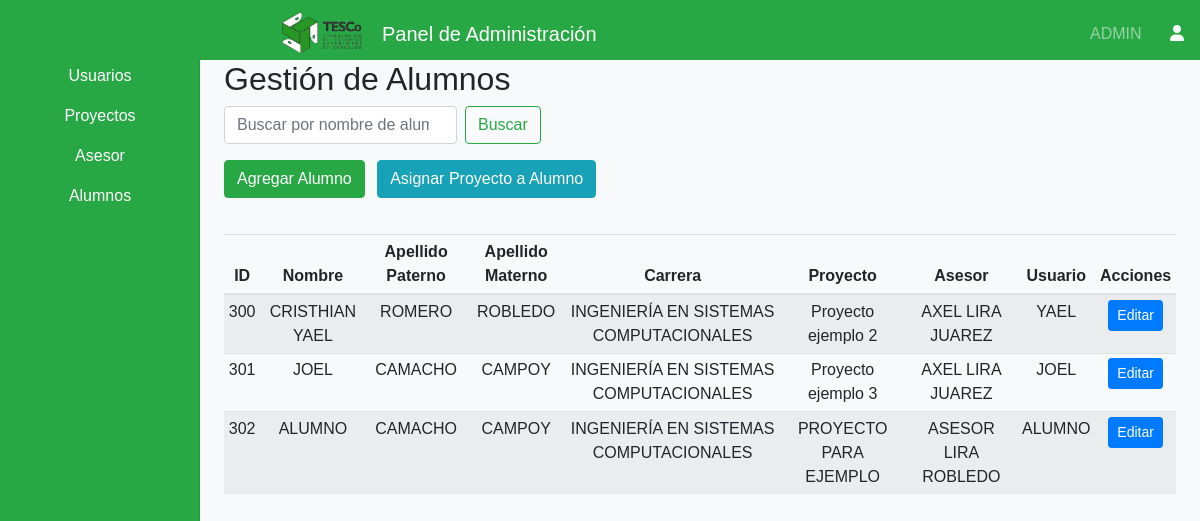
Page /views/admin/dashboardAdminAlumnos.php (signed in) on the earlier database version.
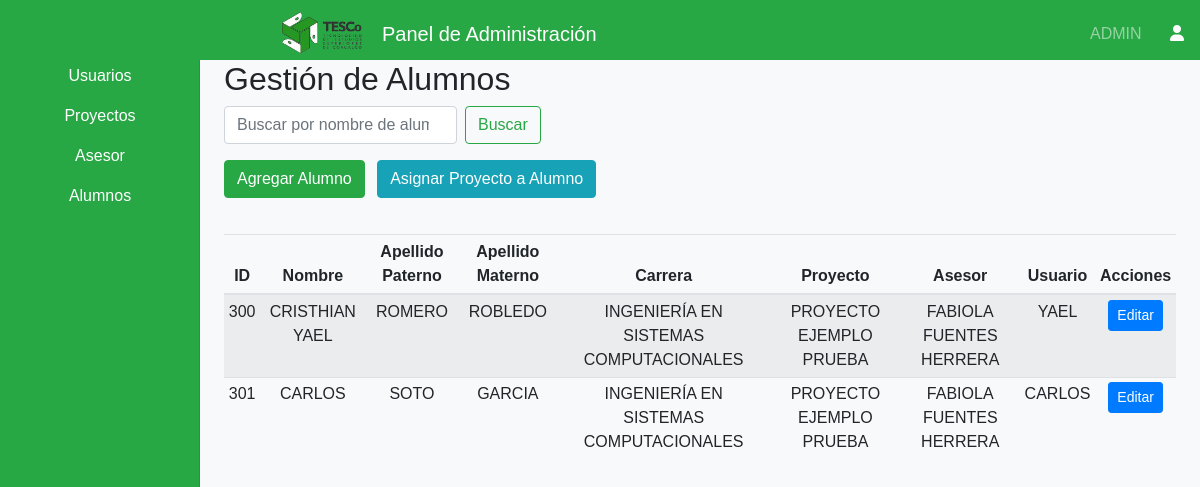
Same page on the later database version.
### tables this page shows
CREATE TABLE IF NOT EXISTS `alumno` (
  `ID_Alumno` int NOT NULL AUTO_INCREMENT,
  `Nombres` varchar(100) NOT NULL,
  `Apellido_Paterno` varchar(100) NOT NULL,
  `Apellido_Materno` varchar(100) NOT NULL,
  `Carrera` int DEFAULT NULL,
  `Proyecto` int DEFAULT NULL,
  `Asesor` int DEFAULT NULL,
  `Calendario_Revisiones` text,
  `Rol` int DEFAULT NULL,
  `ID_Usuario` int DEFAULT NULL,
  PRIMARY KEY (`ID_Alumno`),
  KEY `fk_alumno_carrera` (`Carrera`),
  KEY `fk_alumno_proyecto` (`Proyecto`),
  KEY `fk_alumno_asesor` (`Asesor`),
  KEY `fk_alumno_rol` (`Rol`),
  KEY `fk_alumno_usuario` (`ID_Usuario`)
);

CREATE TABLE IF NOT EXISTS `carrera` (
  `ID_Carrera` int NOT NULL AUTO_INCREMENT,
  `Nombre_Carrera` varchar(100) NOT NULL,
  PRIMARY KEY (`ID_Carrera`)
);

CREATE TABLE IF NOT EXISTS `proyecto` (
  `ID_Proyecto` int NOT NULL AUTO_INCREMENT,
  `Nombre_Proyecto` varchar(200) NOT NULL,
  `Status` enum('Pendiente','En Revisión','Revisado','Completado') NOT NULL,
  `Integrante_1` int DEFAULT NULL,
  `Integrante_2` int DEFAULT NULL,
  `Integrante_3` int DEFAULT NULL,
  `Asesor` int DEFAULT NULL,
  `Archivo_Docx` varchar(255) DEFAULT NULL,
  PRIMARY KEY (`ID_Proyecto`),
  KEY `fk_proyecto_integrante_1` (`Integrante_1`),
  KEY `fk_proyecto_integrante_2` (`Integrante_2`),
  KEY `fk_proyecto_integrante_3` (`Integrante_3`),
  KEY `fk_proyecto_asesor` (`Asesor`)
);

CREATE TABLE IF NOT EXISTS `usuario` (
  `ID_Usuario` int NOT NULL AUTO_INCREMENT,
  `Nombre_Usuario` varchar(50) NOT NULL,
  `Contraseña` varchar(255) NOT NULL,
  `Rol` int DEFAULT NULL,
  PRIMARY KEY (`ID_Usuario`),
  KEY `fk_usuario_rol` (`Rol`)
);

### Views/Admin/dashboardAdminAlumnos.php (the view, shortened to what the changed rows need)
<?php
include('../../includes/config.php');
?>
<!DOCTYPE html>
<html lang="es">
<head>
    <link rel="stylesheet" href="https://stackpath.bootstrapcdn.com/bootstrap/4.3.1/css/bootstrap.min.css">
    <link rel="stylesheet" href="<?php echo CSS_PATH; ?>dashboard.css">
    <link rel="stylesheet" href="https://cdnjs.cloudflare.com/ajax/libs/font-awesome/6.0.0-beta3/css/all.min.css">
</head>
<body>
    <div class="container-fluid">
        <div class="row">
            <main role="main" class="col-md-9 ml-sm-auto col-lg-10 px-4">
                <h2>Gestión de Alumnos</h2>
                <div class="table-responsive">
                    <table class="table table-striped table-sm text-center">
                        <thead>
                            <tr>
                                <th>ID</th>
                                <th>Nombre</th>
                                <th>Apellido Paterno</th>
                                <th>Apellido Materno</th>
                                <th>Carrera</th>
                                <th>Proyecto</th>
                                <th>Asesor</th>
                                <th>Usuario</th>
                                <th>Acciones</th>
                            </tr>
                        </thead>
                        <tbody>
                            <?php
                            $searchQuery = "";
                            $query = "
                                SELECT alumno.*, proyecto.Nombre_Proyecto,
                                       CONCAT(asesor.Nombres, ' ', asesor.Apellido_Paterno, ' ', asesor.Apellido_Materno) AS Nombre_Asesor,
                                       carrera.Nombre_Carrera, usuario.Nombre_Usuario
                                FROM alumno
                                LEFT JOIN proyecto ON alumno.Proyecto = proyecto.ID_Proyecto
                                LEFT JOIN asesor ON alumno.Asesor = asesor.ID_Asesor
                                LEFT JOIN carrera ON alumno.Carrera = carrera.ID_Carrera
                                LEFT JOIN usuario ON alumno.ID_Usuario = usuario.ID_Usuario
                                WHERE 1=1 $searchQuery
                                ORDER BY alumno.ID_Alumno ASC";
                            $result = $connection->query($query);
                            while ($row = $result->fetch_assoc()) {
                                $proyecto = $row['Nombre_Proyecto'] ?? 'No asignado';
                                $asesor = $row['Nombre_Asesor'] ?? 'No asignado';
                                echo "<tr>";
                                echo "<td>" . htmlspecialchars($row['ID_Alumno'] ?? '') . "</td>";
                                echo "<td>" . htmlspecialchars($row['Nombres'] ?? '') . "</td>";
                                echo "<td>" . htmlspecialchars($row['Apellido_Paterno'] ?? '') . "</td>";
                                echo "<td>" . htmlspecialchars($row['Apellido_Materno'] ?? '') . "</td>";
                                echo "<td>" . htmlspecialchars($row['Nombre_Carrera'] ?? '') . "</td>";
                                echo "<td>" . htmlspecialchars($proyecto) . "</td>";
                                echo "<td>" . htmlspecialchars($asesor) . "</td>";
                                echo "<td>" . htmlspecialchars($row['Nombre_Usuario'] ?? '') . "</td>";
                                echo "<td>";
                                echo "<button type='button' class='btn btn-primary btn-sm edit-btn'
                                        data-id='" . htmlspecialchars($row['ID_Alumno'] ?? '') . "'
                                        data-nombre='" . htmlspecialchars($row['Nombres'] ?? '') . "'
                                        data-apellido_paterno='" . htmlspecialchars($row['Apellido_Paterno'] ?? '') . "'
                                        data-apellido_materno='" . htmlspecialchars($row['Apellido_Materno'] ?? '') . "'
                                        data-carrera='" . htmlspecialchars($row['Carrera'] ?? '') . "'
                                        data-usuario='" . htmlspecialchars($row['Nombre_Usuario'] ?? '') . "'>Editar</button>";
                                echo "</td>";
                                echo "</tr>";
                            }
                            ?>
                        </tbody>
                    </table>
                </div>
            </main>
        </div>
    </div>
</body>
</html>

Differences in the rows shown:
removed alumno: ID_Alumno "302", Nombres "ALUMNO", Apellido_Paterno "CAMACHO", Apellido_Materno "CAMPOY", carrera.Nombre_Carrera "INGENIERÍA EN SISTEMAS COMPUTACIONALES", proyecto.Nombre_Proyecto "PROYECTO PARA EJEMPLO", asesor "ASESOR LIRA ROBLEDO", ID_Usuario.Nombre_Usuario "ALUMNO"
changed through a linked row, alumno "CRISTHIAN YAEL": proyecto.Nombre_Proyecto "Proyecto ejemplo 2" → "PROYECTO EJEMPLO PRUEBA"; asesor "AXEL LIRA JUAREZ" → "FABIOLA FUENTES HERRERA"
changed alumno id 301: Nombres "JOEL" → "CARLOS"; Apellido_Paterno "CAMACHO" → "SOTO"; Apellido_Materno "CAMPOY" → "GARCIA"; proyecto.Nombre_Proyecto "Proyecto ejemplo 3" → "PROYECTO EJEMPLO PRUEBA"; asesor "AXEL LIRA JUAREZ" → "FABIOLA FUENTES HERRERA"; ID_Usuario.Nombre_Usuario "JOEL" → "CARLOS"
